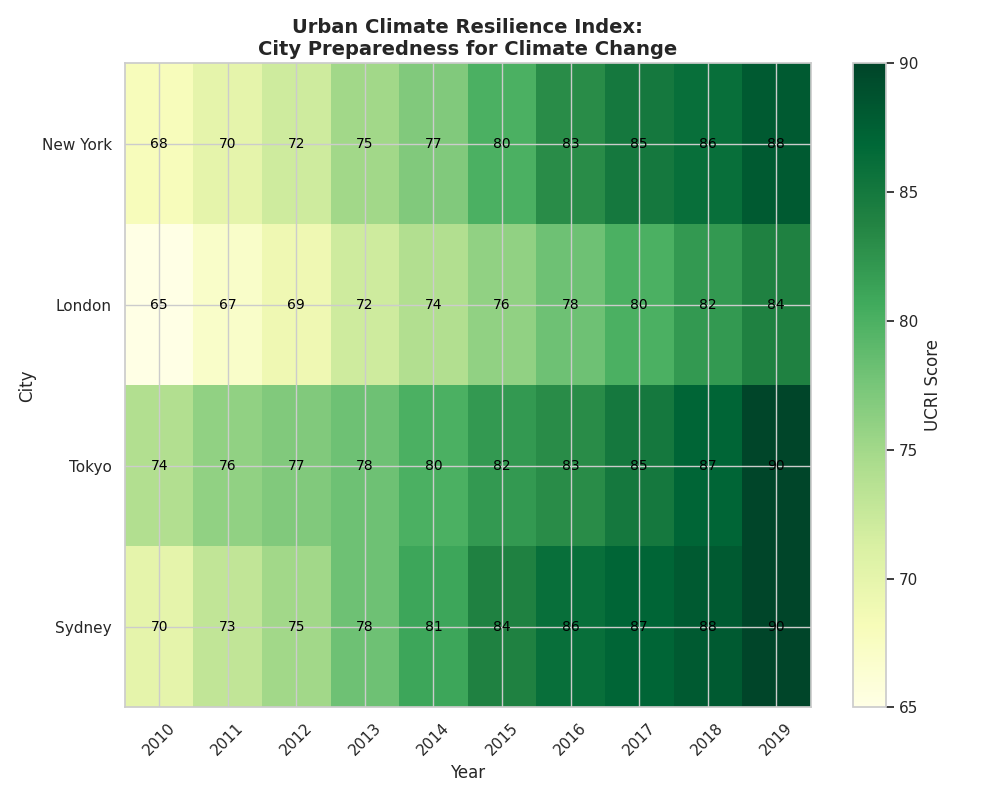

Python code for this plot:
import matplotlib.pyplot as plt
import numpy as np

# Define the cities and years
cities = ['New York', 'London', 'Tokyo', 'Sydney']
years = np.arange(2010, 2020)

# Create UCRI scores for each city over the years, excluding São Paulo
ucri_scores = np.array([
    [68, 70, 72, 75, 77, 80, 83, 85, 86, 88],  # New York
    [65, 67, 69, 72, 74, 76, 78, 80, 82, 84],  # London
    [74, 76, 77, 78, 80, 82, 83, 85, 87, 90],  # Tokyo
    [70, 73, 75, 78, 81, 84, 86, 87, 88, 90]   # Sydney
])

# Plotting the heat map
fig, ax = plt.subplots(figsize=(10, 8))
cax = ax.imshow(ucri_scores, cmap='YlGn', aspect='auto')

# Adding labels and title
ax.set_xticks(np.arange(len(years)))
ax.set_yticks(np.arange(len(cities)))
ax.set_xticklabels(years)
ax.set_yticklabels(cities)
ax.set_xlabel('Year', fontsize=12)
ax.set_ylabel('City', fontsize=12)
ax.set_title('Urban Climate Resilience Index:\nCity Preparedness for Climate Change', fontsize=14, fontweight='bold')

# Rotate the year labels to avoid overlap
plt.xticks(rotation=45)

# Create color bar
cbar = fig.colorbar(cax)
cbar.set_label('UCRI Score', fontsize=12)

# Annotate each cell with the numerical value
for i in range(len(cities)):
    for j in range(len(years)):
        ax.text(j, i, ucri_scores[i, j], va='center', ha='center', color='black', fontsize=10)

# Adjust layout for better visualization
plt.tight_layout()

# Display the plot
plt.show()
